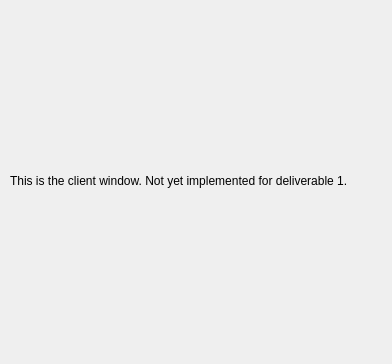
<?xml version="1.0" encoding="UTF-8"?>
<ui version="4.0">
 <class>PostLoginClient</class>
 <widget class="QDialog" name="PostLoginClient">
  <property name="geometry">
   <rect>
    <x>0</x>
    <y>0</y>
    <width>392</width>
    <height>364</height>
   </rect>
  </property>
  <property name="windowTitle">
   <string>Dialog</string>
  </property>
  <widget class="QLabel" name="label">
   <property name="geometry">
    <rect>
     <x>10</x>
     <y>100</y>
     <width>401</width>
     <height>161</height>
    </rect>
   </property>
   <property name="text">
    <string>This is the client window. Not yet implemented for deliverable 1.</string>
   </property>
  </widget>
 </widget>
 <resources/>
 <connections/>
</ui>
